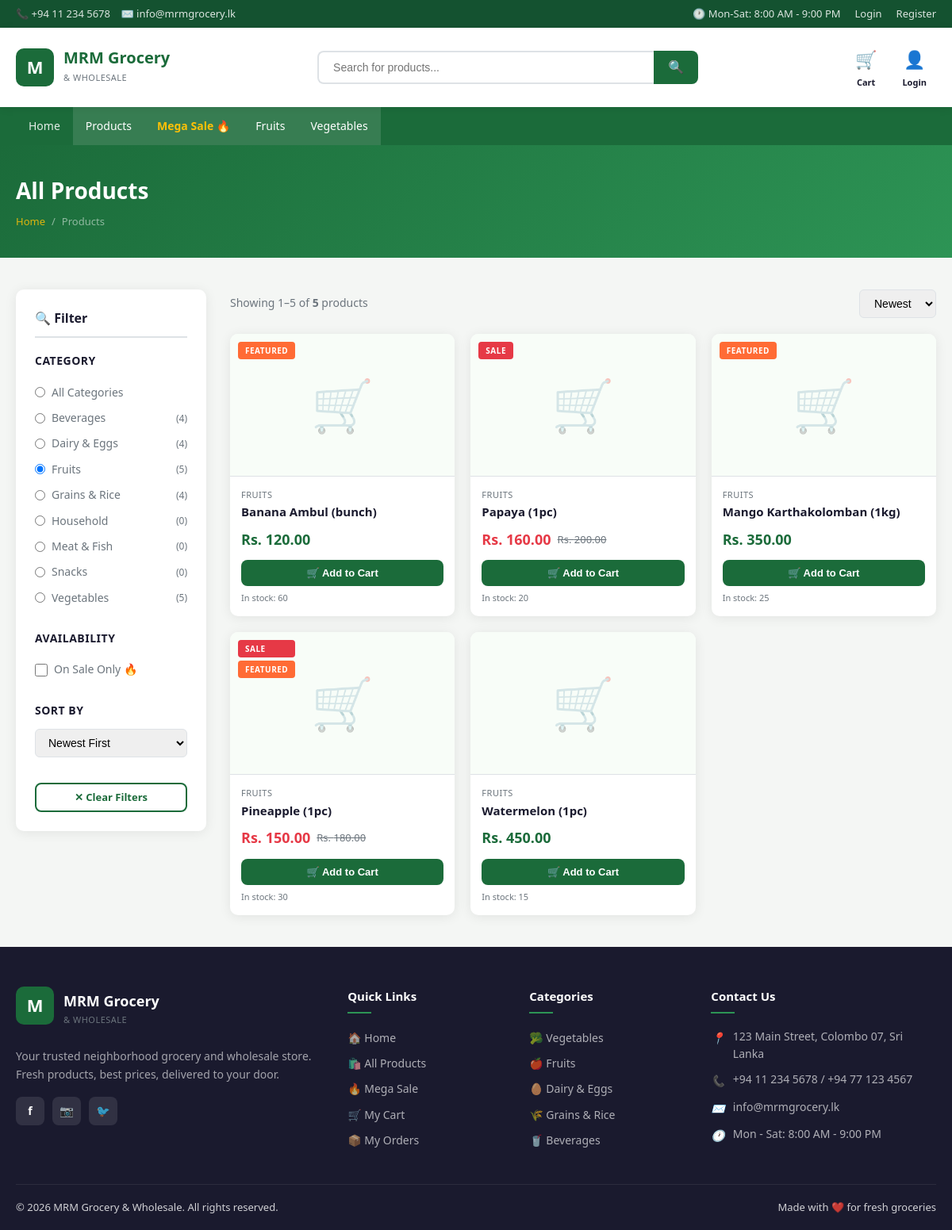
The app's page /products.php?category=2 with its own data.
### tables this page shows
CREATE TABLE IF NOT EXISTS categories (
    id INT AUTO_INCREMENT PRIMARY KEY,
    name VARCHAR(100) NOT NULL,
    created_at TIMESTAMP DEFAULT CURRENT_TIMESTAMP
);

CREATE TABLE IF NOT EXISTS products (
    id INT AUTO_INCREMENT PRIMARY KEY,
    name VARCHAR(200) NOT NULL,
    description TEXT,
    price DECIMAL(10,2) NOT NULL,
    sale_price DECIMAL(10,2) DEFAULT NULL,
    quantity INT NOT NULL DEFAULT 0,
    category_id INT,
    image VARCHAR(255) DEFAULT 'default.jpg',
    is_featured TINYINT(1) DEFAULT 0,
    is_on_sale TINYINT(1) DEFAULT 0,
    created_at TIMESTAMP DEFAULT CURRENT_TIMESTAMP,
    FOREIGN KEY (category_id) REFERENCES categories(id) ON DELETE SET NULL
);

### includes/auth.php (called while the page is built, shortened)
<?php
function sanitize($str) {
    return htmlspecialchars(strip_tags(trim($str)), ENT_QUOTES, 'UTF-8');
}

### products.php (the view, shortened to what this page needs)
<?php
require_once 'includes/db.php';
require_once 'includes/auth.php';
$search = isset($_GET['search']) ? trim($_GET['search']) : '';
$category = isset($_GET['category']) ? (int)$_GET['category'] : 0;
$sale = isset($_GET['sale']) ? 1 : 0;
$sort = isset($_GET['sort']) ? $_GET['sort'] : 'newest';
$page = max(1, (int)($_GET['page'] ?? 1));
$perPage = 12;
$offset = ($page - 1) * $perPage;
$where = ['p.quantity >= 0'];
$params = [];
$types = '';
if ($category > 0) {
    $where[] = 'p.category_id = ?';
    $params[] = $category;
    $types .= 'i';
}
$whereStr = implode(' AND ', $where);
$orderMap = [
    'newest' => 'p.created_at DESC',
    'price_asc' => 'COALESCE(NULLIF(p.sale_price,0)*p.is_on_sale, p.price) ASC',
    'price_desc' => 'COALESCE(NULLIF(p.sale_price,0)*p.is_on_sale, p.price) DESC',
    'name_asc' => 'p.name ASC',
];
$orderBy = $orderMap[$sort] ?? 'p.created_at DESC';
$countSql = "SELECT COUNT(*) FROM products p LEFT JOIN categories c ON p.category_id = c.id WHERE $whereStr";
$stmt = $conn->prepare($countSql);
if (!empty($params)) $stmt->bind_param($types, ...$params);
$stmt->execute();
$totalProducts = $stmt->get_result()->fetch_row()[0];
$sql = "SELECT p.*, c.name as cat_name FROM products p LEFT JOIN categories c ON p.category_id = c.id WHERE $whereStr ORDER BY $orderBy LIMIT ? OFFSET ?";
$stmt2 = $conn->prepare($sql);
$allTypes = $types . 'ii';
$allParams = array_merge($params, [$perPage, $offset]);
$stmt2->bind_param($allTypes, ...$allParams);
$stmt2->execute();
$products = $stmt2->get_result();
$cats = $conn->query("SELECT c.*, COUNT(p.id) as cnt FROM categories c LEFT JOIN products p ON c.id = p.category_id GROUP BY c.id ORDER BY c.name");
$catList = $cats->fetch_all(MYSQLI_ASSOC);
require_once 'includes/header.php';
?>
<div class="page-header">
    <div class="container">
        <h1><?= $sale ? '🔥 Mega Sale' : ($search ? 'Search: ' . sanitize($search) : 'All Products') ?></h1>
        <div class="breadcrumb">
            <a href="index.php">Home</a>
            <span>/</span>
            <span><?= $sale ? 'Mega Sale' : 'Products' ?></span>
        </div>
    </div>
</div>
<div class="products-page">
    <div class="container">
        <div class="products-layout">
            <aside class="filter-sidebar">
                <h3 style="font-size:16px; font-weight:700; margin-bottom:18px; padding-bottom:10px; border-bottom:2px solid var(--border);">🔍 Filter</h3>
                <form method="GET" action="products.php">
                    <div class="filter-group">
                        <h4>Category</h4>
                        <label>
                            <input type="radio" name="category" value="0" <?= $category === 0 ? 'checked' : '' ?> onchange="this.form.submit()"> All Categories
                        </label>
                        <?php foreach ($catList as $c): ?>
                        <label>
                            <input type="radio" name="category" value="<?= $c['id'] ?>" <?= $category === (int)$c['id'] ? 'checked' : '' ?> onchange="this.form.submit()">
                            <?= sanitize($c['name']) ?>
                            <span style="margin-left:auto; color:var(--gray); font-size:12px;">(<?= $c['cnt'] ?>)</span>
                        </label>
                        <?php endforeach; ?>
                    </div>
                    <div class="filter-group">
                        <h4>Availability</h4>
                        <label>
                            <input type="checkbox" name="sale" value="1" <?= $sale ? 'checked' : '' ?> onchange="this.form.submit()">
                            On Sale Only 🔥
                        </label>
                    </div>
                    <div class="filter-group">
                        <h4>Sort By</h4>
                        <select name="sort" onchange="this.form.submit()">
                            <option value="newest" <?= $sort==='newest'?'selected':'' ?>>Newest First</option>
                        </select>
                    </div>
                    <?php if ($search || $category || $sale): ?>
                    <a href="products.php" class="btn btn-outline btn-sm btn-full" style="margin-top:8px;">✕ Clear Filters</a>
                    <?php endif; ?>
                </form>
            </aside>
            <div class="products-main">
                <div class="products-toolbar">
                    <div class="results-count">
                        Showing <?= min($totalProducts, $offset + 1) ?>–<?= min($totalProducts, $offset + $perPage) ?> of <strong><?= $totalProducts ?></strong> products
                    </div>
                    <form method="GET" style="display:flex; gap:8px; align-items:center;">
                        <select name="sort" class="sort-select" onchange="this.form.submit()">
                            <option value="newest" <?= $sort==='newest'?'selected':'' ?>>Newest</option>
                        </select>
                    </form>
                </div>
                <?php if ($products->num_rows === 0): ?>
                <div style="text-align:center; padding:60px 20px; background:white; border-radius:12px; box-shadow:var(--shadow);">
                    <div style="font-size:64px; margin-bottom:16px;">🔍</div>
                    <h3 style="color:var(--gray); margin-bottom:8px;">No Products Found</h3>
                    <p style="color:var(--gray); font-size:14px;">Try adjusting your filters or search term.</p>
                    <a href="products.php" class="btn btn-primary" style="margin-top:16px;">View All Products</a>
                </div>
                <?php else: ?>
                <div class="products-grid">
                    <?php while ($p = $products->fetch_assoc()): ?>
                    <?php include 'includes/product_card.php'; ?>
                    <?php endwhile; ?>
                </div>
                <?php endif; ?>
            </div>
        </div>
    </div>
</div>
<?php require_once 'includes/footer.php'; ?>

### includes/product_card.php (shortened to what this page needs)
<?php
$_base    = SITE_BASE . '/';
$_imgFile = $p['image'] ?? '';
$imgSrc   = ($_imgFile && $_imgFile !== 'default.jpg' && file_exists(__DIR__ . '/../uploads/products/' . $_imgFile))
            ? ($_base . 'uploads/products/' . $_imgFile) : null;
$displayPrice = (!empty($p['sale_price']) && $p['is_on_sale']) ? $p['sale_price'] : $p['price'];
$isOnSale     = !empty($p['sale_price']) && $p['is_on_sale'];
$isOutOfStock = (int)$p['quantity'] <= 0;
?>
<div class="product-card">
    <div class="product-badge">
        <?php if ($isOnSale): ?><span class="badge badge-sale">Sale</span><?php endif; ?>
        <?php if (!empty($p['is_featured'])): ?><span class="badge badge-hot">Featured</span><?php endif; ?>
    </div>
    <a href="<?= $_base ?>product.php?id=<?= (int)$p['id'] ?>">
        <div class="product-image">
            <?php if ($imgSrc): ?>
                <img src="<?= $imgSrc ?>" alt="<?= sanitize($p['name']) ?>" loading="lazy">
            <?php else: ?>
                <div class="no-img">🛒</div>
            <?php endif; ?>
        </div>
    </a>
    <div class="product-body">
        <?php if (!empty($p['cat_name'])): ?>
        <div class="product-category"><?= sanitize($p['cat_name']) ?></div>
        <?php endif; ?>
        <a href="<?= $_base ?>product.php?id=<?= (int)$p['id'] ?>">
            <div class="product-name"><?= sanitize($p['name']) ?></div>
        </a>
        <div class="product-price">
            <span class="price-current <?= $isOnSale ? 'price-sale' : '' ?>">
                Rs. <?= number_format($displayPrice, 2) ?>
            </span>
            <?php if ($isOnSale): ?>
            <span class="price-original">Rs. <?= number_format($p['price'], 2) ?></span>
            <?php endif; ?>
        </div>
        <div class="product-footer">
            <?php if ($isOutOfStock): ?>
                <button class="btn-cart" disabled>Out of Stock</button>
            <?php else: ?>
                <button class="btn-cart" data-product-id="<?= (int)$p['id'] ?>">
                    🛒 Add to Cart
                </button>
            <?php endif; ?>
        </div>
        <?php if (!$isOutOfStock): ?>
        <div class="qty-badge">In stock: <?= (int)$p['quantity'] ?></div>
        <?php endif; ?>
    </div>
</div>

### records on screen
categories: category "☐ Beverages (4)", name "Beverages", cnt "4"
categories: category "☐ Dairy & Eggs (4)", name "Dairy & Eggs", cnt "4"
categories: category "☑ Fruits (5)", name "Fruits", cnt "5"
categories: category "☐ Grains & Rice (4)", name "Grains & Rice", cnt "4"
categories: category "☐ Household (0)", name "Household", cnt "0"
categories: category "☐ Meat & Fish (0)", name "Meat & Fish", cnt "0"
categories: category "☐ Snacks (0)", name "Snacks", cnt "0"
categories: category "☐ Vegetables (5)", name "Vegetables", cnt "5"
products: is_featured "FEATURED", category.name "FRUITS", name "Banana Ambul (bunch)", price "120.00", quantity "60"
products: is_on_sale "SALE", category.name "FRUITS", name "Papaya (1pc)", sale_price "160.00", price "200.00", quantity "20"
products: is_featured "FEATURED", category.name "FRUITS", name "Mango Karthakolomban (1kg)", price "350.00", quantity "25"
products: is_on_sale "SALE", is_featured "FEATURED", category.name "FRUITS", name "Pineapple (1pc)", sale_price "150.00", price "180.00", quantity "30"
products: category.name "FRUITS", name "Watermelon (1pc)", price "450.00", quantity "15"

### other values on screen
$label "Home"
$label "Products"
$label "Mega Sale 🔥"
$label "Fruits"
$label "Vegetables"
min($totalProducts, $offset + 1) "1"
min($totalProducts, $offset + $perPage) "5"
$totalProducts "5"
